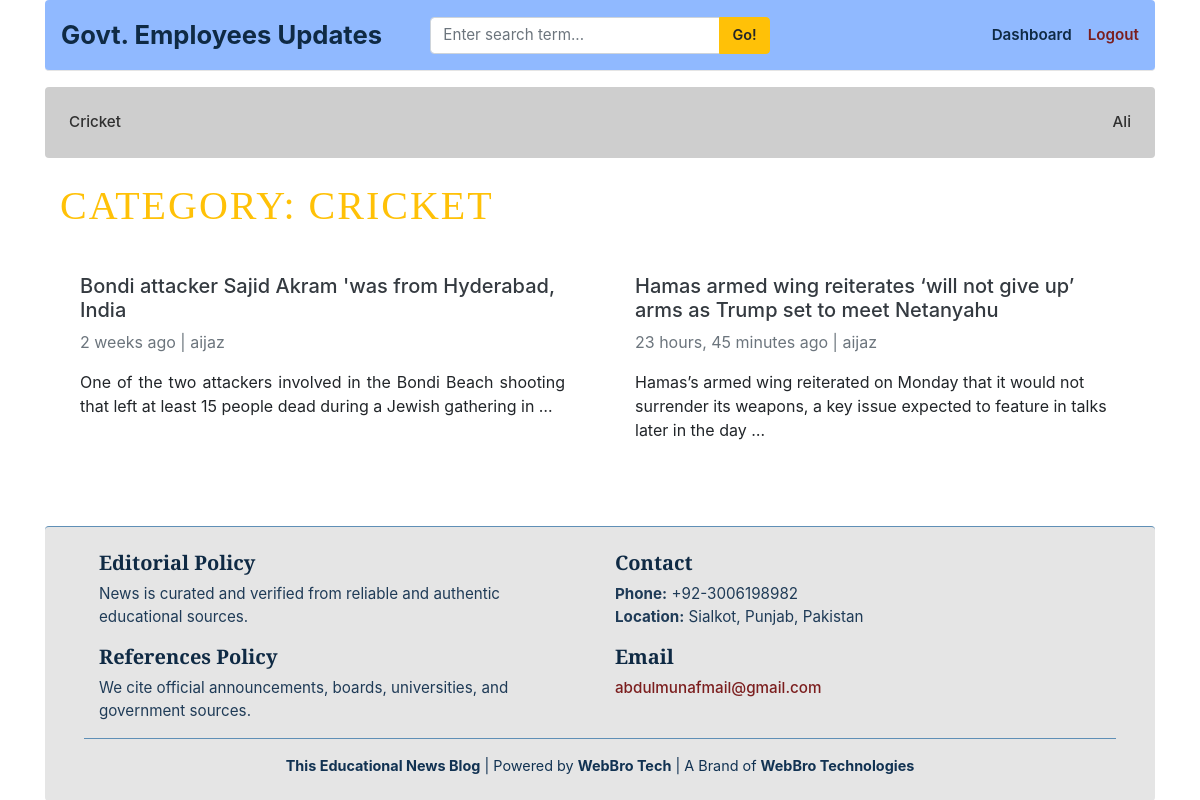
The app's page /category/13/ (signed in) with its own data.
### blogs/models.py (models this page shows, shortened)
class Category(models.Model):
    category_name = models.CharField(max_length=50, unique=True)
    created_at = models.DateTimeField(auto_now_add=True)
    updated_at = models.DateTimeField(auto_now=True)
    class Meta:
        verbose_name_plural = 'Categories'
    def __str__(self):
        return self.category_name

class Blog(models.Model):
    title = models.CharField(max_length=100)
    slug = models.SlugField(max_length=150, blank=True, unique=True)
    category = models.ForeignKey(Category, on_delete=models.CASCADE)
    auther = models.ForeignKey(User, on_delete=models.CASCADE , null=True)
    featured_image = models.ImageField(upload_to='uploads/%y/%m/%d')
    short_description = HTMLField()
    blog_body = HTMLField()
    pdf_file = models.FileField(upload_to='pdfs/', blank=True, null=True)
    status = models.CharField(max_length=20, choices = STATUS_CHOICES, default = "Draft")
    is_featured = models.BooleanField(default=False)
    created_at = models.DateTimeField(auto_now_add=True)
    updated_at = models. DateTimeField(auto_now=True)

### blogs/views.py (the view)
# urls.py: path('<int:category_id>/', views.posts_by_category, name='posts_by_category'),
def posts_by_category(request, category_id):
    posts = Blog.objects.filter(status= 'Published', category=category_id)
    category = get_object_or_404(Category, pk=category_id)
    context = {
        'posts': posts,
        'category': category,
        }
    return render (request, 'posts_by_category.html', context)

### blogs/context_processors.py (called while the page is built)
def get_categories(request):
    categories = Category.objects.all()
    return dict(categories=categories)

def get_social_links(request):
    social_links = SocialLinks.objects.all()
    return dict(social_links=social_links)

### templates/posts_by_category.html
{% extends 'base.html' %}
{% block content %}
<main class="container my-4" role="main">
  <header class="mb-4" aria-labelledby="category-title">
    <h1 id="category-title" class="text-uppercase text-warning" style="letter-spacing: 2px;">
      Category: {{ category }}
    </h1>
  </header>
  <section class="row mb-2" aria-labelledby="posts-list">
    {% if posts %}
      {% for post in posts %}
      <article class="col-md-6 mb-4" aria-labelledby="post-title-{{ post.id }}">
        <div class="card border-0 h-100">
          <div class="card-body">
            <h2 id="post-title-{{ post.id }}" class="h5">
              <a href="{% url 'blogs' post.slug %}" class="text-dark">
                {{ post.title }}
              </a>
            </h2>
            <p class="text-muted mb-2">
              <time datetime="{{ post.created_at|date:'c' }}">
                {{ post.created_at|timesince }} ago
              </time>
              | {{ post.auther }}
            </p>
            <p class="card-text">
              {{ post.short_description|truncatewords:25|safe }}
            </p>
          </div>
        </div>
      </article>
      {% endfor %}
    {% else %}
      <p role="alert">No posts found in this category.</p>
    {% endif %}
  </section>
</main>
{% endblock %}

### templates/base.html (shortened to what this page needs)
{% load static %}
<!DOCTYPE html>
<html lang="en">
<head>
  <link href="https://getbootstrap.com/docs/4.0/dist/css/bootstrap.min.css" rel="stylesheet">
  <link href="{% static 'css/blog.css' %}" rel="stylesheet">
  <link rel="stylesheet"
        href="https://cdnjs.cloudflare.com/ajax/libs/font-awesome/4.7.0/css/font-awesome.min.css">
</head>
<body>
<div class="container">
  <header class="p-3 mb-3 rounded blog-header"
          style="background-color:#90b9ff;">
    <div class="row align-items-center">
      <div class="col-md-4">
        <a href="/"
          style="color:#0f2a44;
                  font-weight:700;
                  font-size:1.6rem;
                  text-decoration:none;">
          Govt. Employees Updates
        </a>
      </div>
      <div class="col-md-4">
        <form action="{% url 'search' %}" method="GET">
          <div class="input-group">
            <input class="form-control"
                  type="text"
                  name="keyword"
                  placeholder="Enter search term..."
                  aria-label="Enter search term"
                  style="font-size:0.95rem;">
            <div class="input-group-append">
              <button class="btn btn-warning"
                      type="submit"
                      style="font-size:0.9rem; font-weight:600;">
                Go!
              </button>
            </div>
          </div>
        </form>
      </div>
      <div class="col-md-4 d-flex justify-content-end align-items-center">
        {% if not user.is_authenticated %}
          <a href="{% url 'login' %}"
            class="btn btn-sm btn-warning mr-2"
            style="font-size:0.9rem; font-weight:600;">
            Login
          </a>
          <a href="{% url 'register' %}"
            class="btn btn-sm btn-outline-dark"
            style="font-size:0.9rem; font-weight:500;">
            Register
          </a>
        {% else %}
          <a href="{% url 'dashboard' %}"
            class="mr-3"
            style="color:#0f2a44;
                    font-size:0.95rem;
                    font-weight:600;
                    text-decoration:none;">
            Dashboard
          </a>
          <a href="{% url 'logout' %}"
            style="color:#7b1e1e;
                    font-size:0.95rem;
                    font-weight:600;
                    text-decoration:none;">
            Logout
          </a>
        {% endif %}
      </div>
    </div>
  </header>
  <div class="p-3 mb-3 rounded nav-scroller"
      style="background-color:#cecece;">
    <nav class="nav d-flex justify-content-between flex-wrap">
      {% for cat in categories %}
        <a href="{% url 'posts_by_category' cat.id %}"
          class="p-2 nav-link"
          style="color:#2f2f2f;
                  font-weight:500;
                  font-size:0.95rem;
                  text-decoration:none;">
          {{ cat.category_name }}
        </a>
      {% endfor %}
    </nav>
  </div>
  {% block content %}
  {% endblock %}
<footer class="p-4 mt-4 rounded blog-footer" style="background-color:#e5e5e5; border-top: 1px solid #5f8fb6;">
  <div class="container">
    <div class="d-flex flex-column flex-md-row justify-content-around text-center text-md-left">
      <div class="mb-4 mb-md-0" style="flex:1; padding: 0 15px;">
        <h5 style="color:#0f2a44; font-weight:600;">Editorial Policy</h5>
        <p style="color:#1f3b57; font-size:0.95rem;">
          News is curated and verified from reliable and authentic educational sources.
        </p>
        <h5 style="color:#0f2a44; font-weight:600;">References Policy</h5>
        <p style="color:#1f3b57; font-size:0.95rem;">
          We cite official announcements, boards, universities, and government sources.
        </p>
      </div>
      <div class="mb-4 mb-md-0" style="flex:1; padding: 0 15px;">
        <h5 style="color:#0f2a44; font-weight:600;">Contact</h5>
        <ul class="list-unstyled" style="color:#1f3b57; font-size:0.95rem;">
          <li><strong>Phone:</strong> +92-3006198982</li>
          <li><strong>Location:</strong> Sialkot, Punjab, Pakistan</li>
        </ul>
        <h5 style="color:#0f2a44; font-weight:600;">Email</h5>
        <p style="font-size:0.95rem;">
          <a href="mailto:info@webbrotech.com" style="color:#7b1e1e; text-decoration:none; font-weight:500;">
            abdulmunafmail@gmail.com
          </a>
        </p>
      </div>
    </div>
    <hr style="border-color:#5f8fb6;">
    <p class="text-center mb-0" style="color:#113252; font-size:0.9rem;">
      <strong>This Educational News Blog</strong> |
      Powered by <strong>WebBro Tech</strong> |
      A Brand of <strong>WebBro Technologies</strong>
    </p>
  </div>
</footer>
</div>
</body>
</html>

### static/css/blog.css (style rules this page uses)
.blog-header { border-bottom: 1px solid #e5e5e5; }
h1, h2, h3, h4, h5, h6 { font-family: "Playfair Display", Georgia, "Times New Roman", serif; }
.blog-footer { padding: 2.5rem 0; color: #727272; text-align: center; background-color: #f9f9f9; border-top: .05rem solid #e5e5e5; }
.blog-footer p:last-child { margin-bottom: 0; }

### records on screen
Category: category_name "Cricket", category_name "CRICKET"
Category: category_name "Ali"
Blog: title "Bondi attacker Sajid Akram 'was from Hyderabad, India", created_at "2 weeks", auther "aijaz", short_description "One of the two attackers involved in the Bondi Beach shooting that left at least 15 people dead during a Jewish gathering in …"
Blog: title "Hamas armed wing reiterates ‘will not give up’ arms as Trump set to meet Netanyahu", created_at "23 hours, 45 minutes", auther "aijaz", short_description "Hamas’s armed wing reiterated on Monday that it would not surrender its weapons, a key issue expected to feature in talks later in the day …"
